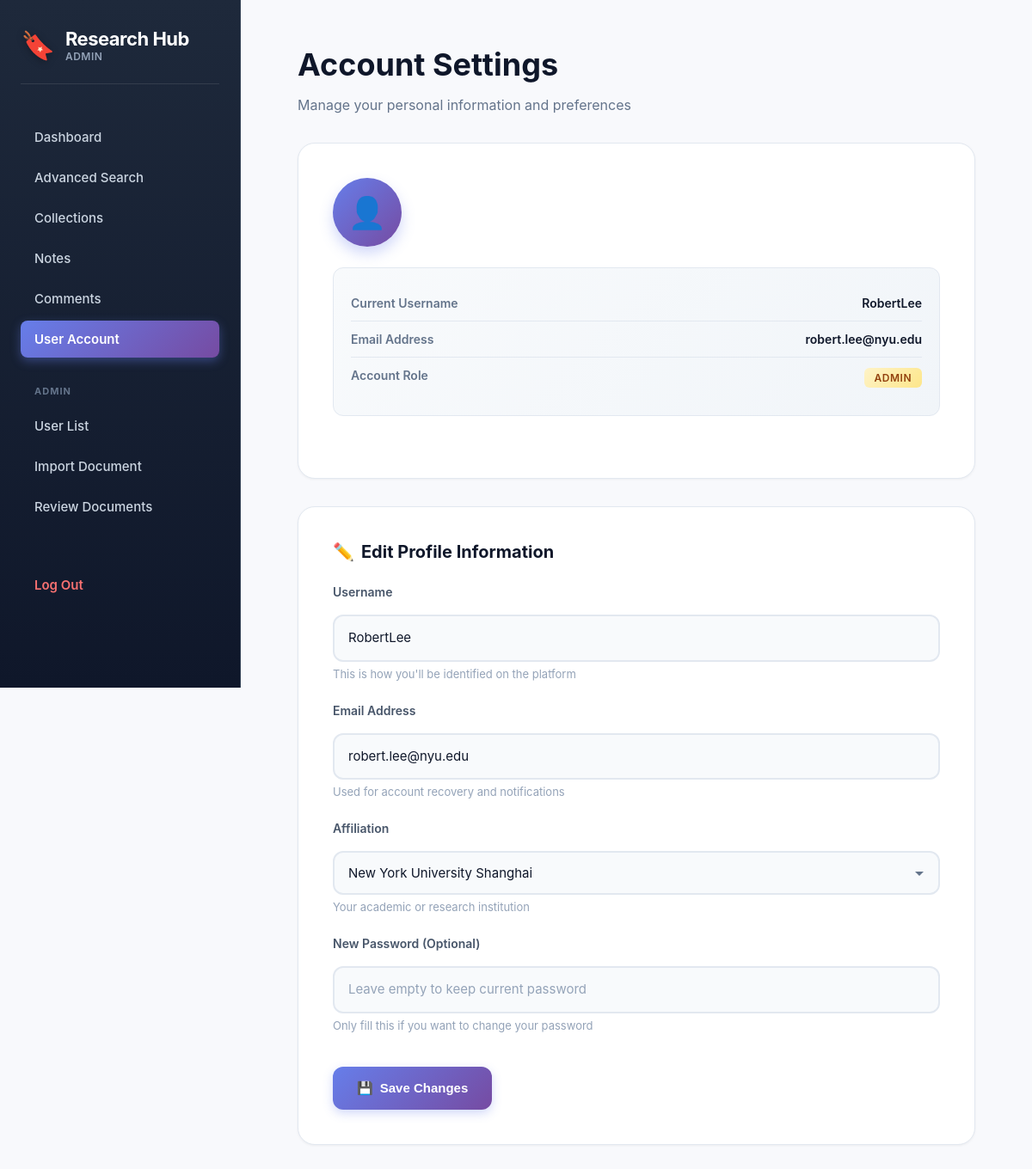
The page /edit_profile.php (signed in) on the database its author committed.
### tables this page shows
CREATE TABLE User (
    UserID INT AUTO_INCREMENT PRIMARY KEY,
    UserName VARCHAR(255) NOT NULL,
    Email VARCHAR(255) UNIQUE NOT NULL,
    Password VARCHAR(255) NOT NULL,
    AffiliationID INT,
    Role VARCHAR(100),
    FOREIGN KEY (AffiliationID) REFERENCES Affiliation(AffiliationID)
);

CREATE TABLE Affiliation (
    AffiliationID INT AUTO_INCREMENT PRIMARY KEY,
    AffiliationName VARCHAR(255) NOT NULL
);

### edit_profile.php (the view, shortened to what this page needs)
<?php
require_once "includes/connect.php";
$userID = $_SESSION['UserID'];
$stmt = $conn->prepare("
    SELECT UserName, Email, Role, AffiliationID
    FROM User
    WHERE UserID = ?
");
$stmt->execute([$userID]);
$user = $stmt->fetch(PDO::FETCH_ASSOC);
$role = $user['Role'];
$affQuery = $conn->query("SELECT AffiliationID, AffiliationName FROM Affiliation ORDER BY AffiliationName ASC");
$affiliations = $affQuery->fetchAll(PDO::FETCH_ASSOC);
?>
<!DOCTYPE html>
<html>
<head>
    <link rel="stylesheet" href="assets/css/globals.css">
</head>
<body>
<aside class="sidebar">
    <div class="app-title">
        <span class="icon">🔖</span>
        <div>
            <div class="title">Research Hub</div>
            <div class="role"><?= strtolower(htmlspecialchars($role)) ?></div>
        </div>
    </div>
    <nav class="menu">
        <a href="dashboard.php">Dashboard</a>
        <a href="advanced_search.php">Advanced Search</a>
        <a href="collections.php">Collections</a>
        <a href="notes.php">Notes</a>
        <a href="comments.php">Comments</a>
        <a href="user_account.php" class="active">User Account</a>
    </nav>
    <?php if (strtolower($role) === "admin"): ?>
        <div class="menu-heading">Admin</div>
        <nav class="menu">
            <a href="user_list.php">User List</a>
            <a href="import_document.php">Import Document</a>
            <a href="review_documents.php">Review Documents</a>
        </nav>
    <?php endif; ?>
    <a href="logout.php" class="logout">Log Out</a>
</aside>
<div class="main">
    <div class="page-header">
        <h1>Account Settings</h1>
        <p class="subtitle">Manage your personal information and preferences</p>
    </div>
    <div class="section">
        <div class="profile-icon">👤</div>
        <div class="info-card">
            <div class="info-row">
                <span class="info-label">Current Username</span>
                <span class="info-value"><?= htmlspecialchars($user['UserName']) ?></span>
            </div>
            <div class="info-row">
                <span class="info-label">Email Address</span>
                <span class="info-value"><?= htmlspecialchars($user['Email']) ?></span>
            </div>
            <div class="info-row">
                <span class="info-label">Account Role</span>
                <span class="info-value">
                    <span class="role-badge <?= strtolower($role) ?>">
                        <?= htmlspecialchars($role) ?>
                    </span>
                </span>
            </div>
        </div>
    </div>
    <div class="section">
        <div class="section-title">
            <span>✏️</span> Edit Profile Information
        </div>
        <form method="POST" action="controllers/update_profile.php">
            <div class="form-group">
                <label for="username">Username</label>
                <input type="text"
                       id="username"
                       name="username"
                       value="<?= htmlspecialchars($user['UserName']) ?>"
                       required
                       placeholder="Enter your username">
                <div class="helper-text">This is how you'll be identified on the platform</div>
            </div>
            <div class="form-group">
                <label for="email">Email Address</label>
                <input type="email"
                       id="email"
                       name="email"
                       value="<?= htmlspecialchars($user['Email']) ?>"
                       required
                       placeholder="your.email@example.com">
                <div class="helper-text">Used for account recovery and notifications</div>
            </div>
            <div class="form-group">
                <label for="affiliation">Affiliation</label>
                <select id="affiliation" name="affiliation" required>
                    <?php foreach ($affiliations as $aff): ?>
                        <option value="<?= $aff['AffiliationID'] ?>"
                            <?= $aff['AffiliationID'] == $user['AffiliationID'] ? "selected" : "" ?>>
                            <?= htmlspecialchars($aff['AffiliationName']) ?>
                        </option>
                    <?php endforeach; ?>
                </select>
                <div class="helper-text">Your academic or research institution</div>
            </div>
            <div class="form-group">
                <label for="new_password">New Password (Optional)</label>
                <input type="password"
                       id="new_password"
                       name="new_password"
                       placeholder="Leave empty to keep current password">
                <div class="helper-text">Only fill this if you want to change your password</div>
            </div>
            <button type="submit">
                <span>💾</span> Save Changes
            </button>
        </form>
    </div>
</div>
</body>
</html>

### assets/css/globals.css (style rules this page uses)
:root { --font-size: 16px; --background: #ffffff; --foreground: oklch(0.145 0 0); --card: #ffffff; --card-foreground: oklch(0.145 0 0); --popover: oklch(1 0 0); --popover-foreground: oklch(0.145 0 0); --primary: #030213; --primary-foreground: oklch(1 0 0); --secondary: oklch(0.95 0.0058 264.53); --secondary-foreground: #030213; --muted: #ececf0; --muted-foreground: #717182; --accent: #e9ebef; --accent-foreground: #030213; --destructive: #d4183d; --destructive-foreground: #ffffff; --border: rgba(0, 0, 0, 0.1); --input: transparent; --input-background: #f3f3f5; --switch-background: #cbced4; --font-weight-medium: 500; --font-weight-normal: 400; --ring: oklch(0.708 0 0); --chart-1: oklch(0.646 0.222 41.116); --chart-2: oklch(0.6 0.118 184.704); --chart-3: oklch(0.398 0.07 227.392); --chart-4: oklch(0.828 0.189 84.429); --chart-5: oklch(0.769 0.188 70.08); --radius: 0.625rem; --sidebar: oklch(0.985 0 0); --sidebar-foreground: oklch(0.145 0 0); --sidebar-primary: #030213; --sidebar-primary-foreground: oklch(0.985 0 0); --sidebar-accent: oklch(0.97 0 0); --sidebar-accent-foreground: oklch(0.205 0 0); --sidebar-border: oklch(0.922 0 0); --sidebar-ring: oklch(0.708 0 0); }
html { font-size: var(--font-size); }
body { background: var(--background); color: var(--foreground); margin: 0; padding: 0; font-family: Arial, sans-serif; }
* { border-color: var(--border); outline-color: var(--ring); }
h1 { font-size: 2rem; font-weight: var(--font-weight-medium); line-height: 1.5; }
h4, label, button, input, p { font-size: 1rem; line-height: 1.5; }
input { font-weight: var(--font-weight-normal); }
button { font-weight: var(--font-weight-medium); }

### rows shown on the page
user: Role "ADMIN", UserName "RobertLee", Email "robert.lee@nyu.edu", username "RobertLee", email "robert.lee@nyu.edu", affiliation "New York University Shanghai"
